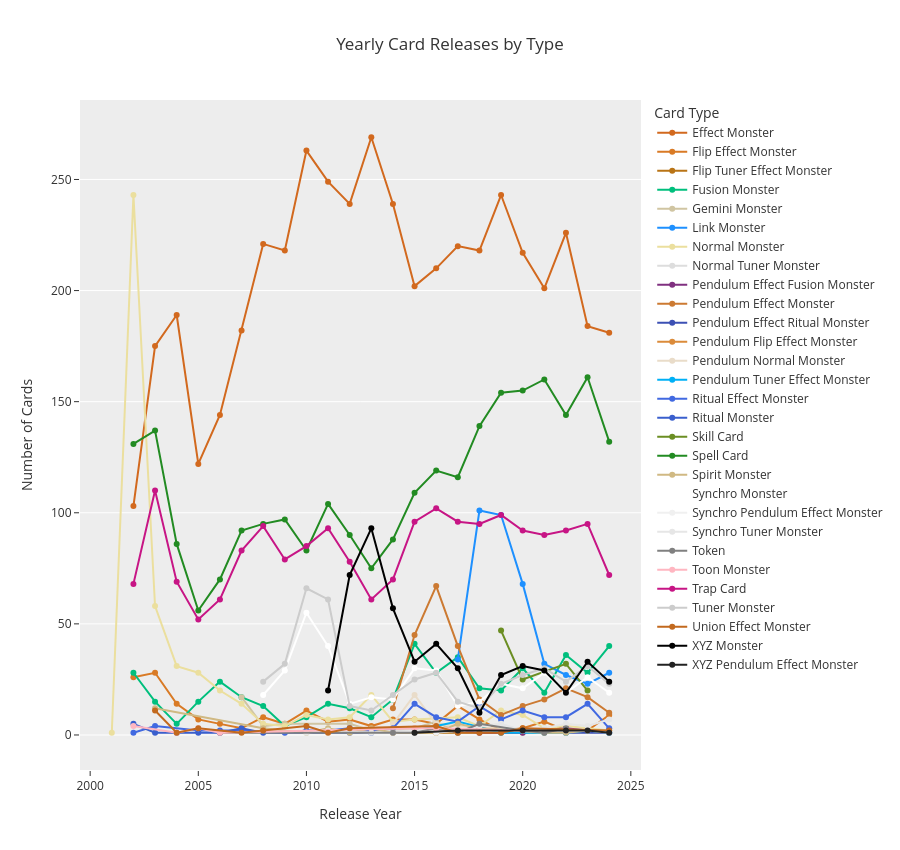

Notebook source saved alongside this figure:
### Code cell
data['tcg_date_dt'] = pd.to_datetime(data['tcg_date'], errors='coerce')
data['release_year'] = data['tcg_date_dt'].dt.year
yearly_counts = data[data['release_year'] < 2025].groupby(['type', 'release_year']).size().reset_index(name='count')
fig = px.line(
    yearly_counts,
    x='release_year',
    y='count',
    color='type',
    color_discrete_map=FRAME_COLORS,
    title='Yearly Card Releases by Type',
    markers=True,
    height=850,
    template='ggplot2'
)
fig.update_xaxes(showgrid=False)
# Update the axis labels
fig.update_layout(xaxis_title='Release Year', yaxis_title='Number of Cards')
# Update legend title
fig.update_layout(legend_title_text='Card Type')
fig.show()

### Figure 1 — Plotly figure (JSON) as saved in the notebook; plotly's stock layout.template omitted (floating-point values rounded to 4 significant figures)
{"data": [{"hovertemplate": "type=Effect Monster<br>release_year=%{x}<br>count=%{y}<extra></extra>", "legendgroup": "Effect Monster", "line": {"color": "#D2691E", "dash": "solid"}, "marker": {"symbol": "circle"}, "mode": "lines+markers", "name": "Effect Monster", "orientation": "v", "showlegend": true, "type": "scatter", "x": [2002, 2003, 2004, 2005, 2006, 2007, 2008, 2009, 2010, 2011, 2012, 2013, 2014, 2015, 2016, 2017, 2018, 2019, 2020, 2021, 2022, 2023, 2024], "xaxis": "x", "y": [103, 175, 189, 122, 144, 182, 221, 218, 263, 249, 239, 269, 239, 202, 210, 220, 218, 243, 217, 201, 226, 184, 181], "yaxis": "y"}, {"hovertemplate": "type=Flip Effect Monster<br>release_year=%{x}<br>count=%{y}<extra></extra>", "legendgroup": "Flip Effect Monster", "line": {"color": "#D97A25", "dash": "solid"}, "marker": {"symbol": "circle"}, "mode": "lines+markers", "name": "Flip Effect Monster", "orientation": "v", "showlegend": true, "type": "scatter", "x": [2002, 2003, 2004, 2005, 2006, 2007, 2008, 2009, 2010, 2011, 2012, 2013, 2014, 2015, 2016, 2017, 2018, 2019, 2020, 2021, 2022, 2023, 2024], "xaxis": "x", "y": [26, 28, 14, 7, 5, 3, 8, 5, 11, 6, 7, 4, 7, 7, 5, 13, 7, 2, 3, 6, 2, 2, 9], "yaxis": "y"}, {"hovertemplate": "type=Flip Tuner Effect Monster<br>release_year=%{x}<br>count=%{y}<extra></extra>", "legendgroup": "Flip Tuner Effect Monster", "line": {"color": "#B97416", "dash": "solid"}, "marker": {"symbol": "circle"}, "mode": "lines+markers", "name": "Flip Tuner Effect Monster", "orientation": "v", "showlegend": true, "type": "scatter", "x": [2014, 2022], "xaxis": "x", "y": [1, 1], "yaxis": "y"}, {"hovertemplate": "type=Fusion Monster<br>release_year=%{x}<br>count=%{y}<extra></extra>", "legendgroup": "Fusion Monster", "line": {"color": "#00BF7D", "dash": "solid"}, "marker": {"symbol": "circle"}, "mode": "lines+markers", "name": "Fusion Monster", "orientation": "v", "showlegend": true, "type": "scatter", "x": [2002, 2003, 2004, 2005, 2006, 2007, 2008, 2009, 2010, 2011, 2012, 2013, 2014, 2015, 2016, 2017, 2018, 2019, 2020, 2021, 2022, 2023, 2024], "xaxis": "x", "y": [28, 15, 5, 15, 24, 17, 13, 4, 8, 14, 12, 8, 16, 41, 28, 35, 21, 20, 30, 19, 36, 28, 40], "yaxis": "y"}, {"hovertemplate": "type=Gemini Monster<br>release_year=%{x}<br>count=%{y}<extra></extra>", "legendgroup": "Gemini Monster", "line": {"color": "#D0C5A2", "dash": "solid"}, "marker": {"symbol": "circle"}, "mode": "lines+markers", "name": "Gemini Monster", "orientation": "v", "showlegend": true, "type": "scatter", "x": [2007, 2008, 2009, 2012, 2013, 2015, 2016, 2017, 2020, 2021], "xaxis": "x", "y": [17, 4, 5, 5, 2, 3, 6, 1, 1, 1], "yaxis": "y"}, {"hovertemplate": "type=Link Monster<br>release_year=%{x}<br>count=%{y}<extra></extra>", "legendgroup": "Link Monster", "line": {"color": "#1E90FF", "dash": "solid"}, "marker": {"symbol": "circle"}, "mode": "lines+markers", "name": "Link Monster", "orientation": "v", "showlegend": true, "type": "scatter", "x": [2017, 2018, 2019, 2020, 2021, 2022, 2023, 2024], "xaxis": "x", "y": [34, 101, 99, 68, 32, 27, 23, 28], "yaxis": "y"}, {"hovertemplate": "type=Normal Monster<br>release_year=%{x}<br>count=%{y}<extra></extra>", "legendgroup": "Normal Monster", "line": {"color": "#EBDF9E", "dash": "solid"}, "marker": {"symbol": "circle"}, "mode": "lines+markers", "name": "Normal Monster", "orientation": "v", "showlegend": true, "type": "scatter", "x": [2001, 2002, 2003, 2004, 2005, 2006, 2007, 2008, 2009, 2010, 2011, 2012, 2013, 2014, 2015, 2017, 2018, 2019, 2020, 2021, 2022, 2023, 2024], "xaxis": "x", "y": [1, 243, 58, 31, 28, 20, 14, 5, 4, 9, 7, 8, 18, 6, 7, 8, 4, 11, 9, 3, 4, 3, 2], "yaxis": "y"}, {"hovertemplate": "type=Normal Tuner Monster<br>release_year=%{x}<br>count=%{y}<extra></extra>", "legendgroup": "Normal Tuner Monster", "line": {"color": "#DDDDDD", "dash": "solid"}, "marker": {"symbol": "circle"}, "mode": "lines+markers", "name": "Normal Tuner Monster", "orientation": "v", "showlegend": true, "type": "scatter", "x": [2008, 2009, 2010, 2013, 2016, 2019], "xaxis": "x", "y": [2, 1, 2, 2, 2, 1], "yaxis": "y"}, {"hovertemplate": "type=Pendulum Effect Fusion Monster<br>release_year=%{x}<br>count=%{y}<extra></extra>", "legendgroup": "Pendulum Effect Fusion Monster", "line": {"color": "#803080", "dash": "solid"}, "marker": {"symbol": "circle"}, "mode": "lines+markers", "name": "Pendulum Effect Fusion Monster", "orientation": "v", "showlegend": true, "type": "scatter", "x": [2017, 2018, 2020, 2021, 2022, 2023], "xaxis": "x", "y": [2, 1, 1, 2, 3, 2], "yaxis": "y"}, {"hovertemplate": "type=Pendulum Effect Monster<br>release_year=%{x}<br>count=%{y}<extra></extra>", "legendgroup": "Pendulum Effect Monster", "line": {"color": "#CC7A32", "dash": "solid"}, "marker": {"symbol": "circle"}, "mode": "lines+markers", "name": "Pendulum Effect Monster", "orientation": "v", "showlegend": true, "type": "scatter", "x": [2014, 2015, 2016, 2017, 2018, 2019, 2020, 2021, 2022, 2023, 2024], "xaxis": "x", "y": [12, 45, 67, 40, 16, 9, 13, 16, 21, 17, 10], "yaxis": "y"}, {"hovertemplate": "type=Pendulum Effect Ritual Monster<br>release_year=%{x}<br>count=%{y}<extra></extra>", "legendgroup": "Pendulum Effect Ritual Monster", "line": {"color": "#3C50B4", "dash": "solid"}, "marker": {"symbol": "circle"}, "mode": "lines+markers", "name": "Pendulum Effect Ritual Monster", "orientation": "v", "showlegend": true, "type": "scatter", "x": [2022, 2024], "xaxis": "x", "y": [1, 1], "yaxis": "y"}, {"hovertemplate": "type=Pendulum Flip Effect Monster<br>release_year=%{x}<br>count=%{y}<extra></extra>", "legendgroup": "Pendulum Flip Effect Monster", "line": {"color": "#DB8B3A", "dash": "solid"}, "marker": {"symbol": "circle"}, "mode": "lines+markers", "name": "Pendulum Flip Effect Monster", "orientation": "v", "showlegend": true, "type": "scatter", "x": [2016], "xaxis": "x", "y": [1], "yaxis": "y"}, {"hovertemplate": "type=Pendulum Normal Monster<br>release_year=%{x}<br>count=%{y}<extra></extra>", "legendgroup": "Pendulum Normal Monster", "line": {"color": "#E9DCC9", "dash": "solid"}, "marker": {"symbol": "circle"}, "mode": "lines+markers", "name": "Pendulum Normal Monster", "orientation": "v", "showlegend": true, "type": "scatter", "x": [2014, 2015, 2016, 2017, 2022], "xaxis": "x", "y": [5, 18, 5, 4, 1], "yaxis": "y"}, {"hovertemplate": "type=Pendulum Tuner Effect Monster<br>release_year=%{x}<br>count=%{y}<extra></extra>", "legendgroup": "Pendulum Tuner Effect Monster", "line": {"color": "#00B0F6", "dash": "solid"}, "marker": {"symbol": "circle"}, "mode": "lines+markers", "name": "Pendulum Tuner Effect Monster", "orientation": "v", "showlegend": true, "type": "scatter", "x": [2015, 2017, 2019, 2021, 2022, 2023, 2024], "xaxis": "x", "y": [2, 6, 1, 1, 1, 2, 1], "yaxis": "y"}, {"hovertemplate": "type=Ritual Effect Monster<br>release_year=%{x}<br>count=%{y}<extra></extra>", "legendgroup": "Ritual Effect Monster", "line": {"color": "#4169E1", "dash": "solid"}, "marker": {"symbol": "circle"}, "mode": "lines+markers", "name": "Ritual Effect Monster", "orientation": "v", "showlegend": true, "type": "scatter", "x": [2002, 2003, 2005, 2006, 2007, 2009, 2010, 2011, 2012, 2013, 2014, 2015, 2016, 2017, 2018, 2019, 2020, 2021, 2022, 2023, 2024], "xaxis": "x", "y": [1, 4, 2, 2, 2, 1, 2, 2, 3, 2, 3, 14, 8, 6, 13, 7, 11, 8, 8, 14, 3], "yaxis": "y"}, {"hovertemplate": "type=Ritual Monster<br>release_year=%{x}<br>count=%{y}<extra></extra>", "legendgroup": "Ritual Monster", "line": {"color": "#3A5FCD", "dash": "solid"}, "marker": {"symbol": "circle"}, "mode": "lines+markers", "name": "Ritual Monster", "orientation": "v", "showlegend": true, "type": "scatter", "x": [2002, 2003, 2004, 2005, 2006, 2007, 2008, 2012, 2013], "xaxis": "x", "y": [5, 1, 1, 1, 1, 3, 1, 1, 1], "yaxis": "y"}, {"hovertemplate": "type=Skill Card<br>release_year=%{x}<br>count=%{y}<extra></extra>", "legendgroup": "Skill Card", "line": {"color": "#6B8E23", "dash": "solid"}, "marker": {"symbol": "circle"}, "mode": "lines+markers", "name": "Skill Card", "orientation": "v", "showlegend": true, "type": "scatter", "x": [2019, 2020, 2022, 2023], "xaxis": "x", "y": [47, 25, 32, 20], "yaxis": "y"}, {"hovertemplate": "type=Spell Card<br>release_year=%{x}<br>count=%{y}<extra></extra>", "legendgroup": "Spell Card", "line": {"color": "#228B22", "dash": "solid"}, "marker": {"symbol": "circle"}, "mode": "lines+markers", "name": "Spell Card", "orientation": "v", "showlegend": true, "type": "scatter", "x": [2002, 2003, 2004, 2005, 2006, 2007, 2008, 2009, 2010, 2011, 2012, 2013, 2014, 2015, 2016, 2017, 2018, 2019, 2020, 2021, 2022, 2023, 2024], "xaxis": "x", "y": [131, 137, 86, 56, 70, 92, 95, 97, 83, 104, 90, 75, 88, 109, 119, 116, 139, 154, 155, 160, 144, 161, 132], "yaxis": "y"}, {"hovertemplate": "type=Spirit Monster<br>release_year=%{x}<br>count=%{y}<extra></extra>", "legendgroup": "Spirit Monster", "line": {"color": "#D0B983", "dash": "solid"}, "marker": {"symbol": "circle"}, "mode": "lines+markers", "name": "Spirit Monster", "orientation": "v", "showlegend": true, "type": "scatter", "x": [2003, 2008, 2010, 2011, 2012, 2013, 2014, 2016, 2017, 2018, 2021, 2022, 2023], "xaxis": "x", "y": [12, 3, 1, 3, 1, 3, 1, 1, 5, 3, 1, 1, 2], "yaxis": "y"}, {"hovertemplate": "type=Synchro Monster<br>release_year=%{x}<br>count=%{y}<extra></extra>", "legendgroup": "Synchro Monster", "line": {"color": "#FFFFFF", "dash": "solid"}, "marker": {"symbol": "circle"}, "mode": "lines+markers", "name": "Synchro Monster", "orientation": "v", "showlegend": true, "type": "scatter", "x": [2008, 2009, 2010, 2011, 2012, 2013, 2014, 2015, 2016, 2017, 2018, 2019, 2020, 2021, 2022, 2023, 2024], "xaxis": "x", "y": [18, 29, 55, 40, 14, 17, 16, 30, 29, 13, 15, 23, 21, 28, 19, 26, 19], "yaxis": "y"}, {"hovertemplate": "type=Synchro Pendulum Effect Monster<br>release_year=%{x}<br>count=%{y}<extra></extra>", "legendgroup": "Synchro Pendulum Effect Monster", "line": {"color": "#F0F0F0", "dash": "solid"}, "marker": {"symbol": "circle"}, "mode": "lines+markers", "name": "Synchro Pendulum Effect Monster", "orientation": "v", "showlegend": true, "type": "scatter", "x": [2016, 2017, 2022, 2023, 2024], "xaxis": "x", "y": [1, 2, 2, 2, 1], "yaxis": "y"}, {"hovertemplate": "type=Synchro Tuner Monster<br>release_year=%{x}<br>count=%{y}<extra></extra>", "legendgroup": "Synchro Tuner Monster", "line": {"color": "#E6E6E6", "dash": "solid"}, "marker": {"symbol": "circle"}, "mode": "lines+markers", "name": "Synchro Tuner Monster", "orientation": "v", "showlegend": true, "type": "scatter", "x": [2010, 2011, 2013, 2014, 2015, 2016, 2017, 2018, 2019, 2020, 2021, 2022, 2023, 2024], "xaxis": "x", "y": [1, 2, 1, 1, 2, 3, 1, 4, 5, 2, 3, 5, 4, 7], "yaxis": "y"}, {"hovertemplate": "type=Token<br>release_year=%{x}<br>count=%{y}<extra></extra>", "legendgroup": "Token", "line": {"color": "#808080", "dash": "solid"}, "marker": {"symbol": "circle"}, "mode": "lines+markers", "name": "Token", "orientation": "v", "showlegend": true, "type": "scatter", "x": [2006, 2014, 2015, 2016, 2017, 2018, 2020, 2021, 2022], "xaxis": "x", "y": [1, 1, 1, 3, 1, 5, 2, 1, 3], "yaxis": "y"}, {"hovertemplate": "type=Toon Monster<br>release_year=%{x}<br>count=%{y}<extra></extra>", "legendgroup": "Toon Monster", "line": {"color": "#FFB6C1", "dash": "solid"}, "marker": {"symbol": "circle"}, "mode": "lines+markers", "name": "Toon Monster", "orientation": "v", "showlegend": true, "type": "scatter", "x": [2002, 2004, 2005, 2006, 2015, 2016, 2020], "xaxis": "x", "y": [4, 1, 3, 1, 3, 3, 2], "yaxis": "y"}, {"hovertemplate": "type=Trap Card<br>release_year=%{x}<br>count=%{y}<extra></extra>", "legendgroup": "Trap Card", "line": {"color": "#C71585", "dash": "solid"}, "marker": {"symbol": "circle"}, "mode": "lines+markers", "name": "Trap Card", "orientation": "v", "showlegend": true, "type": "scatter", "x": [2002, 2003, 2004, 2005, 2006, 2007, 2008, 2009, 2010, 2011, 2012, 2013, 2014, 2015, 2016, 2017, 2018, 2019, 2020, 2021, 2022, 2023, 2024], "xaxis": "x", "y": [68, 110, 69, 52, 61, 83, 94, 79, 85, 93, 78, 61, 70, 96, 102, 96, 95, 99, 92, 90, 92, 95, 72], "yaxis": "y"}, {"hovertemplate": "type=Tuner Monster<br>release_year=%{x}<br>count=%{y}<extra></extra>", "legendgroup": "Tuner Monster", "line": {"color": "#CCCCCC", "dash": "solid"}, "marker": {"symbol": "circle"}, "mode": "lines+markers", "name": "Tuner Monster", "orientation": "v", "showlegend": true, "type": "scatter", "x": [2008, 2009, 2010, 2011, 2012, 2013, 2014, 2015, 2016, 2017, 2018, 2019, 2020, 2021, 2022, 2023, 2024], "xaxis": "x", "y": [24, 32, 66, 61, 13, 11, 18, 25, 28, 15, 12, 23, 27, 30, 24, 31, 23], "yaxis": "y"}, {"hovertemplate": "type=Union Effect Monster<br>release_year=%{x}<br>count=%{y}<extra></extra>", "legendgroup": "Union Effect Monster", "line": {"color": "#C2691E", "dash": "solid"}, "marker": {"symbol": "circle"}, "mode": "lines+markers", "name": "Union Effect Monster", "orientation": "v", "showlegend": true, "type": "scatter", "x": [2003, 2004, 2005, 2007, 2008, 2010, 2011, 2012, 2016, 2017, 2018, 2019, 2020, 2024], "xaxis": "x", "y": [11, 1, 3, 1, 2, 4, 1, 3, 4, 1, 1, 1, 3, 2], "yaxis": "y"}, {"hovertemplate": "type=XYZ Monster<br>release_year=%{x}<br>count=%{y}<extra></extra>", "legendgroup": "XYZ Monster", "line": {"color": "#000000", "dash": "solid"}, "marker": {"symbol": "circle"}, "mode": "lines+markers", "name": "XYZ Monster", "orientation": "v", "showlegend": true, "type": "scatter", "x": [2011, 2012, 2013, 2014, 2015, 2016, 2017, 2018, 2019, 2020, 2021, 2022, 2023, 2024], "xaxis": "x", "y": [20, 72, 93, 57, 33, 41, 30, 10, 27, 31, 29, 19, 33, 24], "yaxis": "y"}, {"hovertemplate": "type=XYZ Pendulum Effect Monster<br>release_year=%{x}<br>count=%{y}<extra></extra>", "legendgroup": "XYZ Pendulum Effect Monster", "line": {"color": "#222222", "dash": "solid"}, "marker": {"symbol": "circle"}, "mode": "lines+markers", "name": "XYZ Pendulum Effect Monster", "orientation": "v", "showlegend": true, "type": "scatter", "x": [2015, 2017, 2020, 2022, 2023, 2024], "xaxis": "x", "y": [1, 2, 2, 2, 2, 1], "yaxis": "y"}], "layout": {"height": 850, "legend": {"title": {"text": "Card Type"}, "tracegroupgap": 0}, "title": {"text": "Yearly Card Releases by Type"}, "xaxis": {"anchor": "y", "domain": [0, 1], "showgrid": false, "title": {"text": "Release Year"}}, "yaxis": {"anchor": "x", "domain": [0, 1], "title": {"text": "Number of Cards"}}}}
